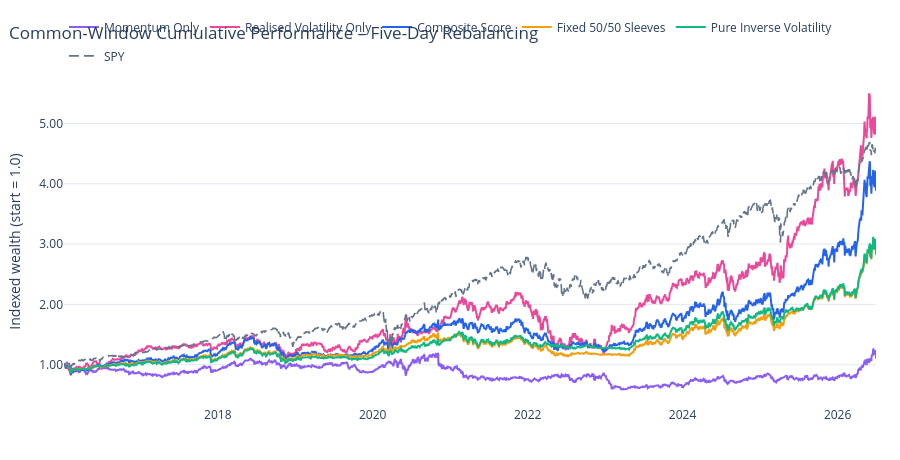
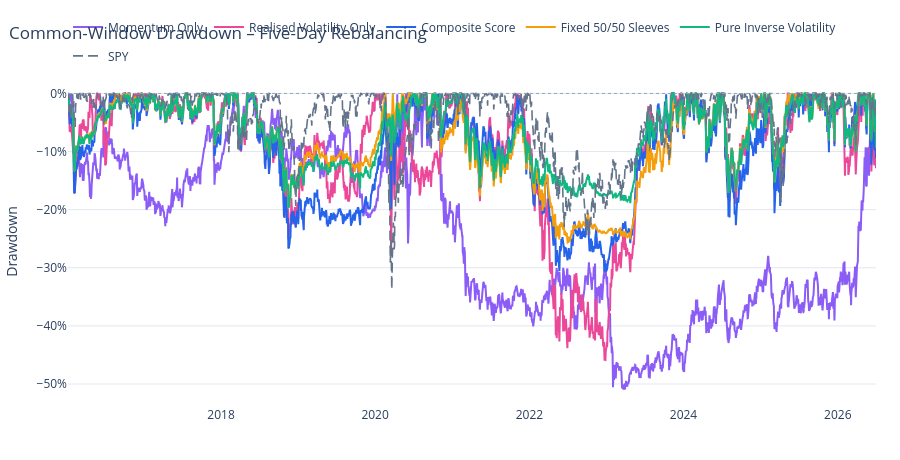

Notebook code cell kept with these figures, in order:
### Code cell
performance_risk_state = calculate_performance_risk_state(
    common_baseline_daily[["date", "portfolio", "net_return"]],
    benchmark_daily[["date", "benchmark_return"]],
    portfolios=ACTIVE_PORTFOLIO_ORDER,
)
performance_history = prepare_performance_history(
    performance_risk_state,
    portfolios=COMPARISON_ORDER,
)

display(
    build_cumulative_performance_figure(
        performance_history,
        title="Common-Window Cumulative Performance – Five-Day Rebalancing",
    )
)
display(
    build_drawdown_figure(
        performance_history,
        title="Common-Window Drawdown – Five-Day Rebalancing",
    )
)

### Figure 1 — Plotly figure (JSON) as saved in the notebook; plotly's stock layout.template omitted (floating-point values rounded to 4 significant figures; data arrays with more than 128 entries replaced by an {"elided": "..."} marker saying what was removed)
{"data": [{"connectgaps": false, "hovertemplate": "%{x|%Y-%m-%d}<br>%{y:.3f}<extra></extra>", "legendgroup": "Momentum Only", "line": {"color": "#8B5CF6", "dash": "solid", "width": 2.0}, "mode": "lines", "name": "Momentum Only", "type": "scatter", "x": {"elided": "2635 str values"}, "y": {"elided": "2635 float values"}}, {"connectgaps": false, "hovertemplate": "%{x|%Y-%m-%d}<br>%{y:.3f}<extra></extra>", "legendgroup": "Realised Volatility Only", "line": {"color": "#EC4899", "dash": "solid", "width": 2.0}, "mode": "lines", "name": "Realised Volatility Only", "type": "scatter", "x": {"elided": "2635 str values"}, "y": {"elided": "2635 float values"}}, {"connectgaps": false, "hovertemplate": "%{x|%Y-%m-%d}<br>%{y:.3f}<extra></extra>", "legendgroup": "Composite Score", "line": {"color": "#2563EB", "dash": "solid", "width": 2.0}, "mode": "lines", "name": "Composite Score", "type": "scatter", "x": {"elided": "2635 str values"}, "y": {"elided": "2635 float values"}}, {"connectgaps": false, "hovertemplate": "%{x|%Y-%m-%d}<br>%{y:.3f}<extra></extra>", "legendgroup": "Fixed 50/50 Sleeves", "line": {"color": "#F59E0B", "dash": "solid", "width": 2.0}, "mode": "lines", "name": "Fixed 50/50 Sleeves", "type": "scatter", "x": {"elided": "2635 str values"}, "y": {"elided": "2635 float values"}}, {"connectgaps": false, "hovertemplate": "%{x|%Y-%m-%d}<br>%{y:.3f}<extra></extra>", "legendgroup": "Pure Inverse Volatility", "line": {"color": "#10B981", "dash": "solid", "width": 2.0}, "mode": "lines", "name": "Pure Inverse Volatility", "type": "scatter", "x": {"elided": "2635 str values"}, "y": {"elided": "2635 float values"}}, {"connectgaps": false, "hovertemplate": "%{x|%Y-%m-%d}<br>%{y:.3f}<extra></extra>", "legendgroup": "SPY", "line": {"color": "#64748B", "dash": "10px, 5px", "width": 1.6}, "mode": "lines", "name": "SPY", "type": "scatter", "x": {"elided": "2635 str values"}, "y": {"elided": "2635 float values"}}], "layout": {"height": 460, "hovermode": "x unified", "legend": {"orientation": "h", "x": 0.0, "xanchor": "left", "y": 1.02, "yanchor": "bottom"}, "margin": {"b": 48, "l": 64, "r": 24, "t": 72}, "title": {"text": "Common-Window Cumulative Performance – Five-Day Rebalancing", "x": 0.01, "xanchor": "left"}, "xaxis": {"showgrid": false, "title": {"text": ""}}, "yaxis": {"gridcolor": "#E2E8F0", "tickformat": ".2f", "title": {"text": "Indexed wealth (start = 1.0)"}, "zeroline": false}}}

### Figure 2 — Plotly figure (JSON) as saved in the notebook; plotly's stock layout.template omitted (floating-point values rounded to 4 significant figures; data arrays with more than 128 entries replaced by an {"elided": "..."} marker saying what was removed)
{"data": [{"connectgaps": false, "hovertemplate": "%{x|%Y-%m-%d}<br>%{y:.2%}<extra></extra>", "legendgroup": "Momentum Only", "line": {"color": "#8B5CF6", "dash": "solid", "width": 2.0}, "mode": "lines", "name": "Momentum Only", "type": "scatter", "x": {"elided": "2635 str values"}, "y": {"elided": "2635 float values"}}, {"connectgaps": false, "hovertemplate": "%{x|%Y-%m-%d}<br>%{y:.2%}<extra></extra>", "legendgroup": "Realised Volatility Only", "line": {"color": "#EC4899", "dash": "solid", "width": 2.0}, "mode": "lines", "name": "Realised Volatility Only", "type": "scatter", "x": {"elided": "2635 str values"}, "y": {"elided": "2635 float values"}}, {"connectgaps": false, "hovertemplate": "%{x|%Y-%m-%d}<br>%{y:.2%}<extra></extra>", "legendgroup": "Composite Score", "line": {"color": "#2563EB", "dash": "solid", "width": 2.0}, "mode": "lines", "name": "Composite Score", "type": "scatter", "x": {"elided": "2635 str values"}, "y": {"elided": "2635 float values"}}, {"connectgaps": false, "hovertemplate": "%{x|%Y-%m-%d}<br>%{y:.2%}<extra></extra>", "legendgroup": "Fixed 50/50 Sleeves", "line": {"color": "#F59E0B", "dash": "solid", "width": 2.0}, "mode": "lines", "name": "Fixed 50/50 Sleeves", "type": "scatter", "x": {"elided": "2635 str values"}, "y": {"elided": "2635 float values"}}, {"connectgaps": false, "hovertemplate": "%{x|%Y-%m-%d}<br>%{y:.2%}<extra></extra>", "legendgroup": "Pure Inverse Volatility", "line": {"color": "#10B981", "dash": "solid", "width": 2.0}, "mode": "lines", "name": "Pure Inverse Volatility", "type": "scatter", "x": {"elided": "2635 str values"}, "y": {"elided": "2635 float values"}}, {"connectgaps": false, "hovertemplate": "%{x|%Y-%m-%d}<br>%{y:.2%}<extra></extra>", "legendgroup": "SPY", "line": {"color": "#64748B", "dash": "10px, 5px", "width": 1.6}, "mode": "lines", "name": "SPY", "type": "scatter", "x": {"elided": "2635 str values"}, "y": {"elided": "2635 float values"}}], "layout": {"height": 460, "hovermode": "x unified", "legend": {"orientation": "h", "x": 0.0, "xanchor": "left", "y": 1.02, "yanchor": "bottom"}, "margin": {"b": 48, "l": 64, "r": 24, "t": 72}, "shapes": [{"line": {"color": "#94A3B8", "dash": "dot", "width": 1.0}, "type": "line", "x0": 0, "x1": 1, "xref": "x domain", "y0": 0.0, "y1": 0.0, "yref": "y"}], "title": {"text": "Common-Window Drawdown – Five-Day Rebalancing", "x": 0.01, "xanchor": "left"}, "xaxis": {"showgrid": false, "title": {"text": ""}}, "yaxis": {"gridcolor": "#E2E8F0", "tickformat": ".0%", "title": {"text": "Drawdown"}, "zeroline": false}}}
